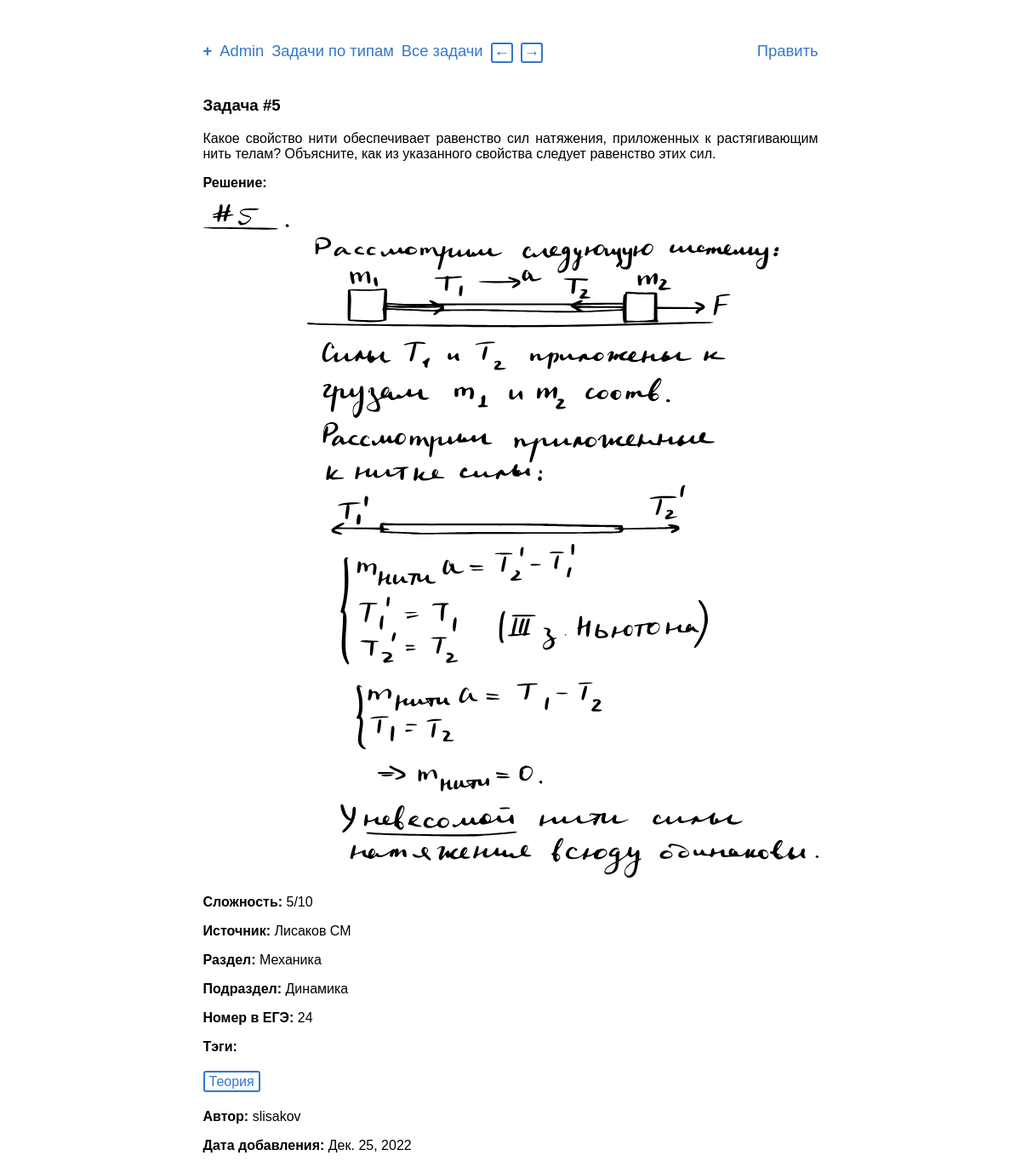
The app's page /problems/5/ with its own data.
### problems/models.py (models this page shows, shortened)
class Problem(models.Model):
    text = models.TextField('условие',
                            max_length=6000,
                            help_text='Максимум 6 тыс. символов '
                            '(если мало - обратитесь к создательнице сайта)')
    solution = models.TextField('решение',
                                max_length=6000,
                                help_text='Максимум 6 тыс. символов',
                                blank=True,
                                null=True)
    answer = models.TextField('ответ',
                              max_length=1000,
                              help_text='Максимум 1 тыс. символов',
                              blank=True,
                              null=True)
    complexity = models.PositiveSmallIntegerField('сложность',
                                                  help_text=('число от 1 до 10'
                                                             ' включительно'),
                                                  blank=True,
                                                  null=True,
                                                  validators=(
                                                      [MinValueValidator(1),
                                                       MaxValueValidator(10)]))
    author = models.ForeignKey(User,
                               on_delete=models.CASCADE,
                               editable=False,
                               verbose_name='автор')
    date = models.DateField('дата добавления',
                            auto_now_add=True)
    tags = models.ManyToManyField(Tag,
                                  verbose_name='тэги',
                                  blank=True)
    source = models.ForeignKey(Source,
                               on_delete=models.CASCADE,
                               verbose_name='источник',
                               blank=True,
                               null=True)
    category = models.ForeignKey(Category,
                                 on_delete=models.CASCADE,
                                 verbose_name='раздел',
                                 blank=True,
                                 null=True)
    subcategory = models.ForeignKey(Subcategory,
                                    on_delete=models.CASCADE,
                                    verbose_name='подраздел',
                                    blank=True,
                                    null=True)
    type_ege = models.ForeignKey(TypeInEGE,
                                 on_delete=models.CASCADE,
                                 verbose_name='Тип задания',
                                 null=True)
    class Meta:
        verbose_name = 'задача'
        verbose_name_plural = 'задачи'
        default_related_name = 'problems'

class Source(models.Model):
    name = models.CharField('название',
                            max_length=500,
                            help_text='Максимум 500 символов')
    class Meta:
        verbose_name = 'источник'
        verbose_name_plural = 'источники'
        default_related_name = 'source'
        ordering = ['name']
    def __str__(self):
        return self.name

class CategoryBaseModel(models.Model):
    name = models.CharField('название',
                            max_length=150,
                            help_text='Максимум 150 символов')
    slug = models.SlugField('слаг',
                            max_length=150,
                            help_text=('Слаг - текстовый идентификатор,'
                                       ' с помощью которого будут'
                                       ' генерироваться ссылки'))
    class Meta:
        abstract = True
    def __str__(self):
        return self.name

class Category(CategoryBaseModel):
    class Meta:
        verbose_name = 'раздел'
        verbose_name_plural = 'разделы'
        default_related_name = 'category'
        ordering = ['name']

class Subcategory(CategoryBaseModel):
    category = models.ForeignKey(Category,
                                 verbose_name='категория',
                                 on_delete=models.CASCADE,
                                 default=None,
                                 null=True,
                                 blank=False)
    class Meta:
        verbose_name = 'подраздел'
        verbose_name_plural = 'подразделы'
        default_related_name = 'subcategory'
        ordering = ['name']

class TypeInEGE(models.Model):
    objects = TypeInEGEManager()
    number = models.PositiveSmallIntegerField('номер')
    max_score = models.PositiveSmallIntegerField('максимальное количество'
                                                 ' баллов')
    part_ege = models.ForeignKey(PartOfEGE,
                                 on_delete=models.CASCADE,
                                 verbose_name='часть ЕГЭ',
                                 default=1)
    class Meta:
        verbose_name = 'тип'
        verbose_name_plural = 'типы'
        default_related_name = 'type'
        ordering = ['number']
    def __str__(self):
        return str(self.number)

class Tag(models.Model):
    name = models.CharField('название',
                            max_length=150,
                            help_text='Максимум 150 символов')
    slug = models.SlugField('слаг',
                            max_length=150,
                            help_text=('Слаг - текстовый идентификатор,'
                                       ' с помощью которого будут'
                                       ' генерироваться ссылки'))
    class Meta:
        verbose_name = 'тэг'
        verbose_name_plural = 'тэги'
        default_related_name = 'tags'
        ordering = ['name']

### problems/views.py (the view)
# urls.py: re_path(r'^(?P<pk>[1-9]\d*)/$', views.ProblemView.as_view(),
class ProblemView(DetailView):
    model = Problem
    template_name = 'problems/problem_detail.html'
    context_object_name = 'problem'
    def get_context_data(self, **kwargs):
        data = super().get_context_data(**kwargs)
        problem_pk = self.kwargs['pk']
        images = Image.objects.filter(problem_id=problem_pk)
        data['text_images'] = images.filter(relation=1)
        data['solution_images'] = images.filter(relation=2)
        data['answer_images'] = images.filter(relation=3)
        data['next_problem'] = (Problem.objects
                                       .all()
                                       .filter(id=int(problem_pk) + 1)
                                       .exists())
        data['previous_problem'] = (Problem.objects
                                           .all()
                                           .filter(id=int(problem_pk) - 1)
                                           .exists())
        return data

### problems/templatetags/abbr.py (called while the page is built)
def replace_by_dic(el, dic):
    for i, j in dic.items():
        el = el.replace(i, j)
    return el

@register.filter()
@stringfilter
def abbr(value):
    return replace_by_dic(value, abbr_dic)

### problems/templatetags/markdown_extras.py (called while the page is built)
@register.filter()
@stringfilter
def markdown(value):
    return md.markdown(value, extensions=['markdown.extensions.fenced_code'])

### templates/problems/problem_detail.html (shortened to what this page needs)
{% extends "base.html" %}
{% load markdown_extras %}
{% load abbr %}
{% block content %}
  <div class="card">
    <h3 class="card-title">Задача #{{problem.id}}</h3>
    <div class="problem">{{problem.text|markdown|abbr|safe}}</div>
    {% if problem.solution%}<p><b>Решение: </b></p><div class="solution">{{problem.solution|markdown|safe}}</div>{% endif %}
    {% if problem.complexity%}<p><b>Сложность: </b>{{problem.complexity}}/10</p>{% endif %}
    {% if problem.source%}<p><b>Источник: </b>{{problem.source}}{% endif %}</p>
    {% if problem.category%}<p><b>Раздел: </b>{{problem.category}}{% endif %}</p>
    {% if problem.subcategory%}<p><b>Подраздел: </b>{{problem.subcategory}}{% endif %}</p>
    <p><b>Номер в ЕГЭ: </b>{{problem.type_ege}}</p>
    {% if problem.tags.all %}<p><b>Тэги:</b></p>
    {% for tag in problem.tags.all %}
      <span class='tag'>{{ tag.name }}</span>
    {% endfor %}{% endif %}
    <p><b>Автор: </b>{{problem.author.username}}</p>
    <p><b>Дата добавления: </b>{{problem.date}}</p>
  </div>
{% endblock %}

### static/css/style.css (style rules this page uses)
html { overflow-y: scroll; }
body { -webkit-hyphens: auto; -moz-hyphens: auto; -ms-hyphens: auto; hyphens: auto; margin: 0px auto; width: 723px; max-width: 100%; font-family: Tahoma, Arial; text-align: justify; font-size: 12pt; }
.tag { border: 2px solid #3377cc; border-radius: 3px; padding: 2px 5px; line-height: 3.8ex; color: #3377cc; }

### records on screen
Problem: id "5", text|abbr "Какое свойство нити обеспечивает равенство сил натяжения, приложенных к растягивающим нить телам? Объясните, как из указанного свойства следует равенство этих сил.", solution (picture), complexity "5", source "Лисаков СМ", category "Механика", subcategory "Динамика", type_ege "24", author.username "slisakov", date "Дек. 25, 2022"
Tag: name "Теория"
